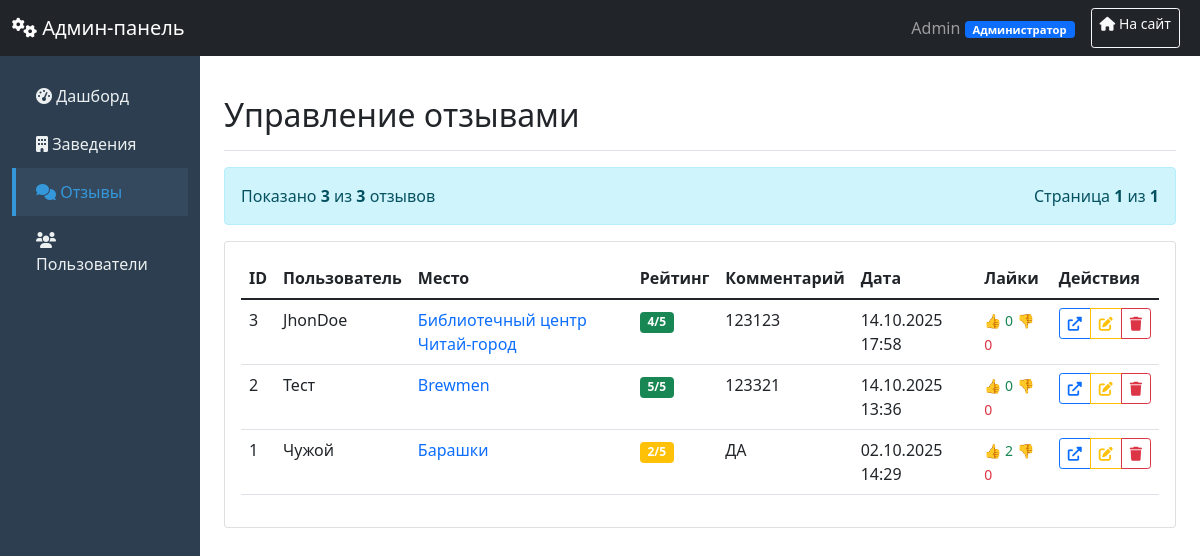
Screenshot of /admin/reviews (signed in) with the database file from the repository.
### main.py (models this page shows, shortened)
class User(db.Model):
    id = db.Column(db.Integer, primary_key=True)
    username = db.Column(db.String(150), nullable=False, unique=True)
    password = db.Column(db.String(150), nullable=False)
    role = db.Column(db.String(50), default='trainee')  # trainee, moderator, editor, admin
    created_at = db.Column(db.DateTime, default=datetime.utcnow)
    last_login = db.Column(db.DateTime)
    @property
    def role_display(self):
        return get_role_display_name(self.role)

class Review(db.Model):
    id = db.Column(db.Integer, primary_key=True)
    restaurant_id = db.Column(db.String(50), nullable=False)
    username = db.Column(db.String(100), nullable=False)
    rating = db.Column(db.Integer, nullable=False)
    comment = db.Column(db.Text)
    created_at = db.Column(db.DateTime, default=get_moscow_time)
    updated_at = db.Column(db.DateTime)  # Добавляем поле для времени редактирования
    likes = db.Column(db.Integer, default=0)
    dislikes = db.Column(db.Integer, default=0)
    user_token = db.Column(db.String(255))  # Для анонимных пользователей
    device_fingerprint = db.Column(db.String(255))  # Добавляем это поле
    user_ratings = db.Column(db.JSON, default=dict)

class Place(db.Model):
    __tablename__ = 'place'
    id = db.Column(db.Integer, primary_key=True)
    title = db.Column(db.String(100), nullable=True)
    description = db.Column(db.Text, nullable=True)
    tags = db.Column(db.Text, nullable=True)
    telephone = db.Column(db.String(20), nullable=True)
    address = db.Column(db.String(200), nullable=True)
    image_path = db.Column(db.String(200), nullable=True)
    category = db.Column(db.String(50), nullable=False, default='Restaurant')
    category_en = db.Column(db.String(50), nullable=False, default='Restaurant')
    slug = db.Column(db.String(100), unique=True, nullable=True)  # Для английских URL
    latitude = db.Column(db.Float)  # широта для карт
    longitude = db.Column(db.Float)  # долгота для карт
    working_hours = db.Column(db.JSON)  # {"пн-пт": "10:00-22:00", "сб-вс": "11:00-23:00"}
    menu = db.Column(db.Text, default='{}')  # {"category": [{"name": "", "price": ""}]}
    CATEGORY_MAPPING = {
        'Ресторан': 'Restaurant',
        'Кафе': 'Cafe',
        'Магазин': 'Shop',
        'Музей': 'Museum',
        'Театр': 'Theatre',
        'Библиотека': 'Library',
        'Парк': 'Park',
        'Кинотеатр': 'Cinema',
        'Спортплощадка': 'Sports',
        'Церковь': 'Church',
        'Гостиница': 'Hotel',
        'Иконка': 'Icon'
    }

### main.py (the view)
@app.route('/admin/reviews')
@admin_required
def admin_reviews_page():
    user = User.query.filter_by(username=session['username']).first()
    if user.role == 'trainee':
        return "Доступ запрещён", 403
    page = request.args.get('page', 1, type=int)
    per_page = 20
    reviews_pagination = Review.query.order_by(Review.created_at.desc()).paginate(
        page=page,
        per_page=per_page,
        error_out=False
    )
    reviews_with_places = []
    for review in reviews_pagination.items:
        place = None
        if review.restaurant_id.isdigit():
            place = Place.query.get(int(review.restaurant_id))
        else:
            place = Place.query.filter_by(slug=review.restaurant_id).first()
        reviews_with_places.append({
            'review': review,
            'place_title': place.title if place else review.restaurant_id,
            'place_url': url_for('place_page_by_slug', category_en=place.category_en,
                                 slug=place.slug) if place and place.slug else url_for('restaurant_page',
                                                                                       id=place.id) if place else '#'
        })
    return render_template('admin_reviews.html',
                           current_user=user,
                           reviews_data=reviews_with_places,
                           pagination=reviews_pagination)

### main.py (called while the page is built)
def get_role_display_name(role):
    return ROLE_PERMISSIONS.get(role, {}).get('name', role)

def admin_required(f):
    @wraps(f)
    def decorated_function(*args, **kwargs):
        if 'username' not in session:
            flash('Требуется авторизация', 'error')
            return redirect(url_for('index'))
        user = User.query.filter_by(username=session['username']).first()
        from flask import g
        g.current_user = user
        return f(*args, **kwargs)
    return decorated_function

### templates/admin_reviews.html (shortened to what this page needs)
{% extends "base_admin.html" %}
{% block content %}
<div class="d-flex justify-content-between flex-wrap flex-md-nowrap align-items-center pt-3 pb-2 mb-3 border-bottom">
    <h1 class="h2">Управление отзывами</h1>
</div>
<div class="alert alert-info d-flex justify-content-between align-items-center">
    <span>
        Показано <strong>{{ reviews_data|length }}</strong> из <strong>{{ pagination.total }}</strong> отзывов
    </span>
    <span>
        Страница <strong>{{ pagination.page }}</strong> из <strong>{{ pagination.pages }}</strong>
    </span>
</div>
<div class="card">
    <div class="card-body">
        <div class="table-responsive">
            <table class="table table-hover">
                <thead>
                    <tr>
                        <th>ID</th>
                        <th>Пользователь</th>
                        <th>Место</th>
                        <th>Рейтинг</th>
                        <th>Комментарий</th>
                        <th>Дата</th>
                        <th>Лайки</th>
                        <th>Действия</th>
                    </tr>
                </thead>
                <tbody>
                    {% for item in reviews_data %}
                    {% set review = item.review %}
                    <tr>
                        <td>{{ review.id }}</td>
                        <td>{{ review.username }}</td>
                        <td>
                            <a href="{{ item.place_url }}" target="_blank" class="text-decoration-none">
                                {{ item.place_title }}
                            </a>
                        </td>
                        <td>
                            <span class="badge bg-{{ 'success' if review.rating >= 4 else 'warning' }} if review.rating == 3 else 'danger' }}">
                                {{ review.rating }}/5
                            </span>
                        </td>
                        <td>
                            {% if review.comment %}
                                {{ review.comment[:100] }}{% if review.comment|length > 100 %}...{% endif %}
                            {% else %}
                                <span class="text-muted">—</span>
                            {% endif %}
                        </td>
                        <td>{{ review.created_at.strftime('%d.%m.%Y %H:%M') }}</td>
                        <td>
                            <small class="text-success">👍 {{ review.likes or 0 }}</small>
                            <small class="text-danger">👎 {{ review.dislikes or 0 }}</small>
                        </td>
                        <td>
                            <div class="btn-group btn-group-sm">
                                <a href="{{ item.place_url }}#review-{{ review.id }}"
                                   class="btn btn-outline-primary"
                                   target="_blank"
                                   title="Перейти к отзыву">
                                    <i class="fas fa-external-link-alt"></i>
                                </a>
                                <button class="btn btn-outline-warning edit-review"
                                        data-review-id="{{ review.id }}"
                                        data-username="{{ review.username }}"
                                        data-rating="{{ review.rating }}"
                                        data-comment="{{ review.comment }}"
                                        title="Редактировать отзыв">
                                    <i class="fas fa-edit"></i>
                                </button>
                                <button class="btn btn-outline-danger delete-review"
                                        data-review-id="{{ review.id }}"
                                        data-username="{{ review.username }}"
                                        title="Удалить отзыв">
                                    <i class="fas fa-trash"></i>
                                </button>
                            </div>
                        </td>
                    </tr>
                    {% endfor %}
                </tbody>
            </table>
        </div>
    </div>
</div>
{% endblock %}

### templates/base_admin.html (shortened to what this page needs)
<!DOCTYPE html>
<html lang="ru">
<head>
    <link href="https://cdn.jsdelivr.net/npm/bootstrap@5.1.3/dist/css/bootstrap.min.css" rel="stylesheet">
    <link href="https://cdnjs.cloudflare.com/ajax/libs/font-awesome/6.0.0/css/all.min.css" rel="stylesheet">
</head>
<body>
    <nav class="navbar navbar-dark bg-dark">
        <div class="container-fluid">
            <a class="navbar-brand" href="{{ url_for('admin_dashboard') }}">
                <i class="fas fa-cogs"></i> Админ-панель
            </a>
            <div class="d-flex">
                <span class="navbar-text me-3">
                    {{ current_user.username }}
                    <span class="badge bg-primary role-badge">{{ current_user.role_display }}</span>
                </span>
                <a href="{{ url_for('index') }}" class="btn btn-outline-light btn-sm me-2">
                    <i class="fas fa-home"></i> На сайт
                </a>
            </div>
        </div>
    </nav>
    <div class="container-fluid">
        <div class="row">
            <div class="col-md-3 col-lg-2 sidebar d-md-block">
                <div class="position-sticky pt-3">
                    <ul class="nav flex-column">
                        <li class="nav-item">
                            <a class="nav-link {{ 'active' if request.endpoint == 'admin_dashboard' }}"
                               href="{{ url_for('admin_dashboard') }}">
                                <i class="fas fa-tachometer-alt"></i> Дашборд
                            </a>
                        </li>
                        <li class="nav-item">
                            <a class="nav-link {{ 'active' if request.endpoint == 'admin_places' }}"
                               href="{{ url_for('admin_places') }}">
                                <i class="fas fa-building"></i> Заведения
                            </a>
                        </li>
                        {% if current_user.role in ['moderator', 'editor', 'admin'] %}
                        <li class="nav-item">
                            <a class="nav-link {{ 'active' if request.endpoint == 'admin_reviews_page' }}"
                               href="{{ url_for('admin_reviews_page') }}">
                                <i class="fas fa-comments"></i> Отзывы
                            </a>
                        </li>
                        {% endif %}
                        {% if current_user.role in ['moderator', 'editor', 'admin'] %}
                        <li class="nav-item">
                            <a class="nav-link {{ 'active' if request.endpoint == 'admin_users' }}"
                               href="{{ url_for('admin_users') }}">
                                <i class="fas fa-users"></i> Пользователи
                            </a>
                        </li>
                        {% endif %}
                    </ul>
                </div>
            </div>
            <main class="col-md-9 ms-sm-auto col-lg-10 px-md-4 py-4">
                {% block content %}{% endblock %}
            </main>
        </div>
    </div>
</body>
</html>

### templates/base_admin.html (style rules this page uses)
.sidebar { min-height: calc(100vh - 56px); background: #2c3e50; }
.sidebar .nav-link { color: #ecf0f1; padding: 12px 20px; border-left: 4px solid transparent; }
.sidebar .nav-link.active { background: #34495e; border-left-color: #3498db; color: #3498db; }
.role-badge { font-size: 0.7em; padding: 3px 8px; }

### rows the page displays
User: username "Admin", role_display "Администратор"
Place: place_title "Библиотечный центр Читай-город"
Review: id "3", username "JhonDoe", rating "4", comment "123123", created_at "14.10.2025 17:58", likes "0", dislikes "0"
Place: place_title "Brewmen"
Review: id "2", username "Тест", rating "5", comment "123321", created_at "14.10.2025 13:36", likes "0", dislikes "0"
Place: place_title "Барашки"
Review: id "1", username "Чужой", rating "2", comment "ДА", created_at "02.10.2025 14:29", likes "2", dislikes "0"

### other values shown
{{ reviews_data|length }} "3"
{{ pagination.total }} "3"
{{ pagination.page }} "1"
{{ pagination.pages }} "1"
